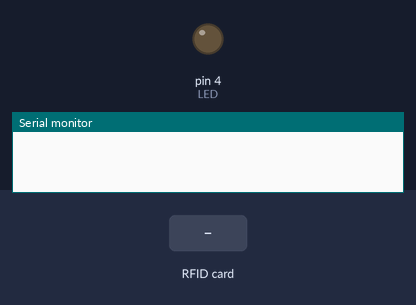
Bench run of a sketch on a simulated Arduino Uno, built with avr-gcc and run on an emulated ATmega328P. Shown: output pins drawn as LEDs (lit = HIGH), the last lines printed to the serial monitor. The inputs (shaded band) are chosen by the test bench. Pins used as bus, display or sensor lines are not drawn.

Above: at 1.2 s.
1.3 s: RFID card D1 2A D4 1C held to the reader
At 2.2 s:
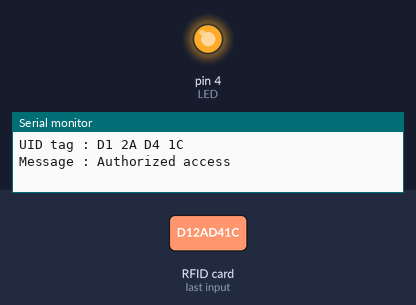
4.1 s: RFID card 5E 7A 19 C4 held to the reader
Timing chart, 0 to 7.1 s (numbered marks = the images above; inputs shaded):
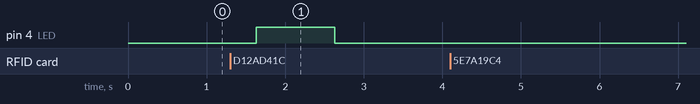

The sketch:

RFID.ino
```cpp
#include <SPI.h>
#include <MFRC522.h>

#define RST_PIN   9     // reset핀 설정
#define SS_PIN    10    // 데이터를 주고받는 역할의 핀( SS = Slave Selector )

MFRC522 mfrc522(SS_PIN, RST_PIN);           // 이 코드에서 MFR522를 이용하기 위해 mfrc객체를 생성해 줍니다.

int LED = 4;                            // LED를 4번핀에 연결합니다.


void setup() {
  Serial.begin(9600);                     // 시리얼 통신, 속도는 9600
  SPI.begin();                             // SPI 초기화(SPI : 하나의 마스터와 다수의 SLAVE(종속적인 역활)간의 통신 방식)
  mfrc522.PCD_Init();   // Initiate MFRC522
  pinMode(LED, OUTPUT);                 // 4번핀을 출력으로 설정

}

void loop() {
  if ( ! mfrc522.PICC_IsNewCardPresent() || ! mfrc522.PICC_ReadCardSerial() ) {    //  태그 접촉이 되지 않았을때 또는 아이디가 읽혀지지 않았을때
    delay(500);
    return;                                   // return
  }

  Serial.print("UID tag :");
  String content= "";
  byte letter;
  for (byte i = 0; i < mfrc522.uid.size; i++)
  {
     Serial.print(mfrc522.uid.uidByte[i] < 0x10 ? " 0" : " ");
     Serial.print(mfrc522.uid.uidByte[i], HEX);
     content.concat(String(mfrc522.uid.uidByte[i] < 0x10 ? " 0" : " "));
     content.concat(String(mfrc522.uid.uidByte[i], HEX));
  }
  Serial.println();
  Serial.print("Message : ");
  content.toUpperCase();


    if (content.substring(1) == "D1 2A D4 1C") //change here the UID of the card/cards that you want to give access
  {
    Serial.println("Authorized access");
    digitalWrite(LED, HIGH);                // 3번핀 에 연결된 led 켜지기
    delay(1000);
    digitalWrite(LED, LOW);
    delay(1000);

  }else {                                   // 다른 태그 ID일 경우
    digitalWrite(LED, LOW);               // 4번핀 에 연결된 led 꺼지기
    Serial.println("Access denied");        // 시리얼 모니터에 "Who are you?" 출력

    delay(500);
  }
}
```

Measured:
- after the input at 1.3 s, pin 4 (LED): LOW → HIGH after 0.33 s, → LOW 1.0 s later
